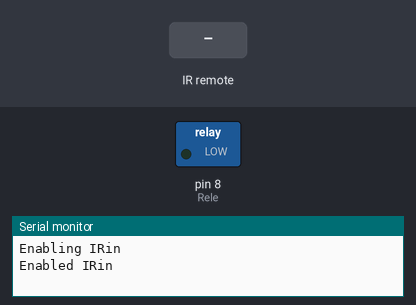
This sketch was run on a simulated Arduino Uno, built with avr-gcc and run on an emulated ATmega328P. Parts: switched loads named in the sketch (green lamp = pin HIGH), the last lines printed to the serial monitor. Inputs (shaded band) come from the test bench.

Above: at 1.2 s.
1.3 s: infrared code 0xFF18E7 received
At 2.3 s:
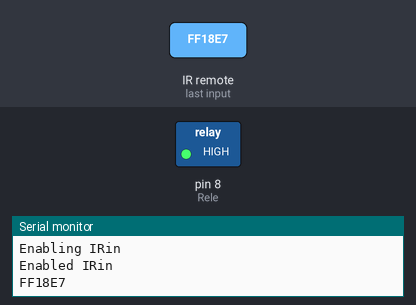
4.3 s: infrared code 0xFF30CF received
At 5.3 s:
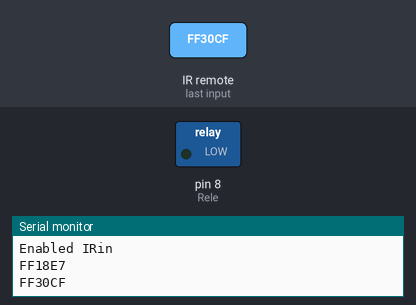
Timing chart, 0 to 7.3 s (numbered marks = the images above; inputs shaded):
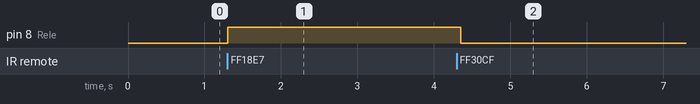

The sketch:

Projet15_controle_d_eclairage.ino
```cpp
#include <IRremote.h>
#define BotonO 0xFF6897
#define Boton1 0xFF30CF
#define Boton2 0xFF18E7
#define Boton3 0xFF7A85
int SensorIR = 11;
int Rele = 8;
IRrecv irrecv(SensorIR);
decode_results codigo;
void setup() {
  // put your setup code here, to run once:
  Serial.begin(9600);
  Serial.println("Enabling IRin");
  irrecv.enableIRIn();
  Serial.println("Enabled IRin");
  pinMode (Rele, OUTPUT);

}

void loop() {
  // put your main code here, to run repeatedly:
  if(irrecv.decode(&codigo)){
    Serial.println(codigo.value, HEX);
    if (codigo.value == Boton2){
      digitalWrite(Rele, HIGH);
    }
    delay(50);
    if (codigo.value == Boton1){
      digitalWrite(Rele, LOW);
    }
    delay(50);
    irrecv.resume();
  }
  delay(100);

}
```

Measured:
- after the input at 1.3 s, pin 8 (Rele): LOW → HIGH at once
- after the input at 4.3 s, pin 8 (Rele): HIGH → LOW after 0.06 s
